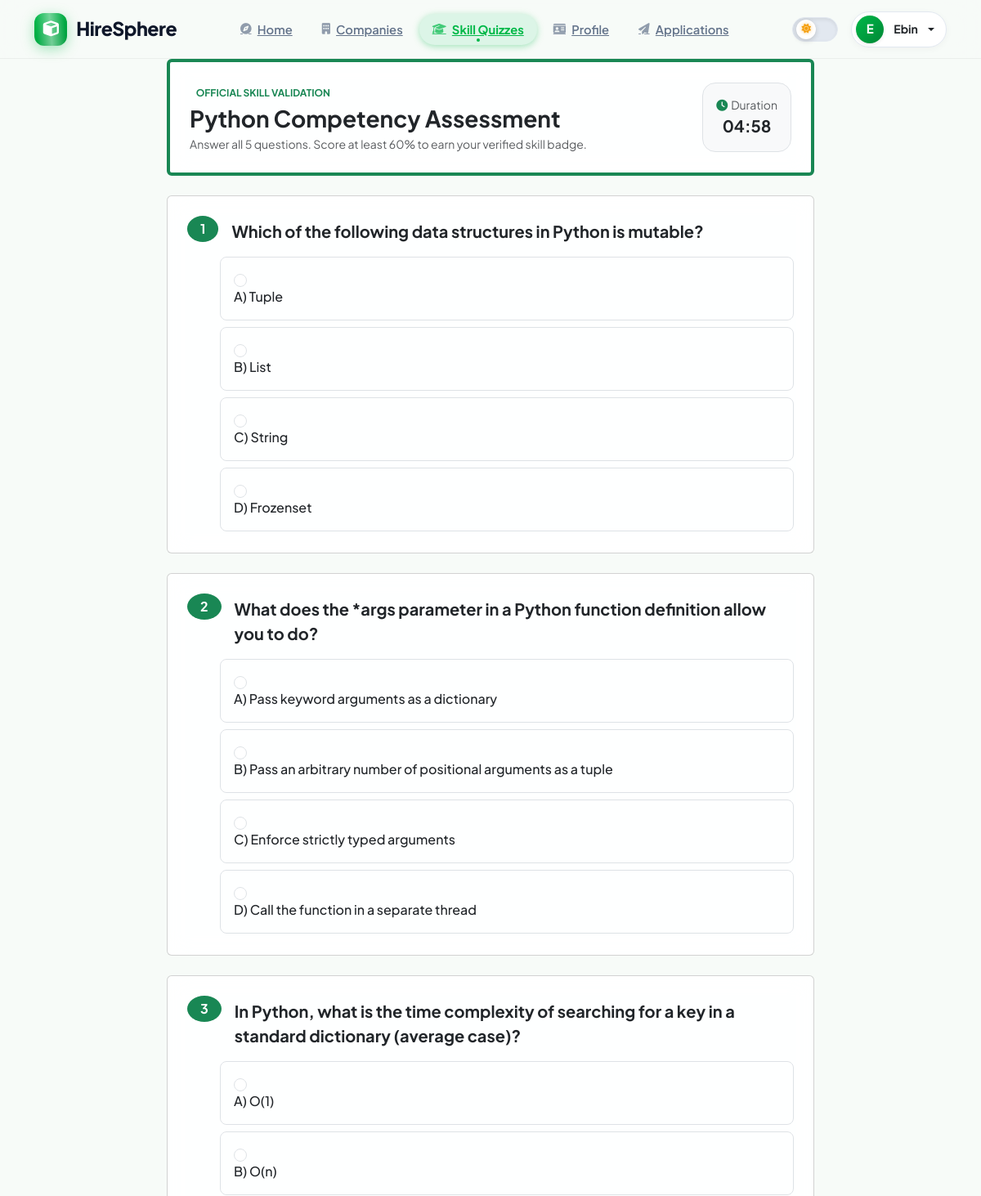
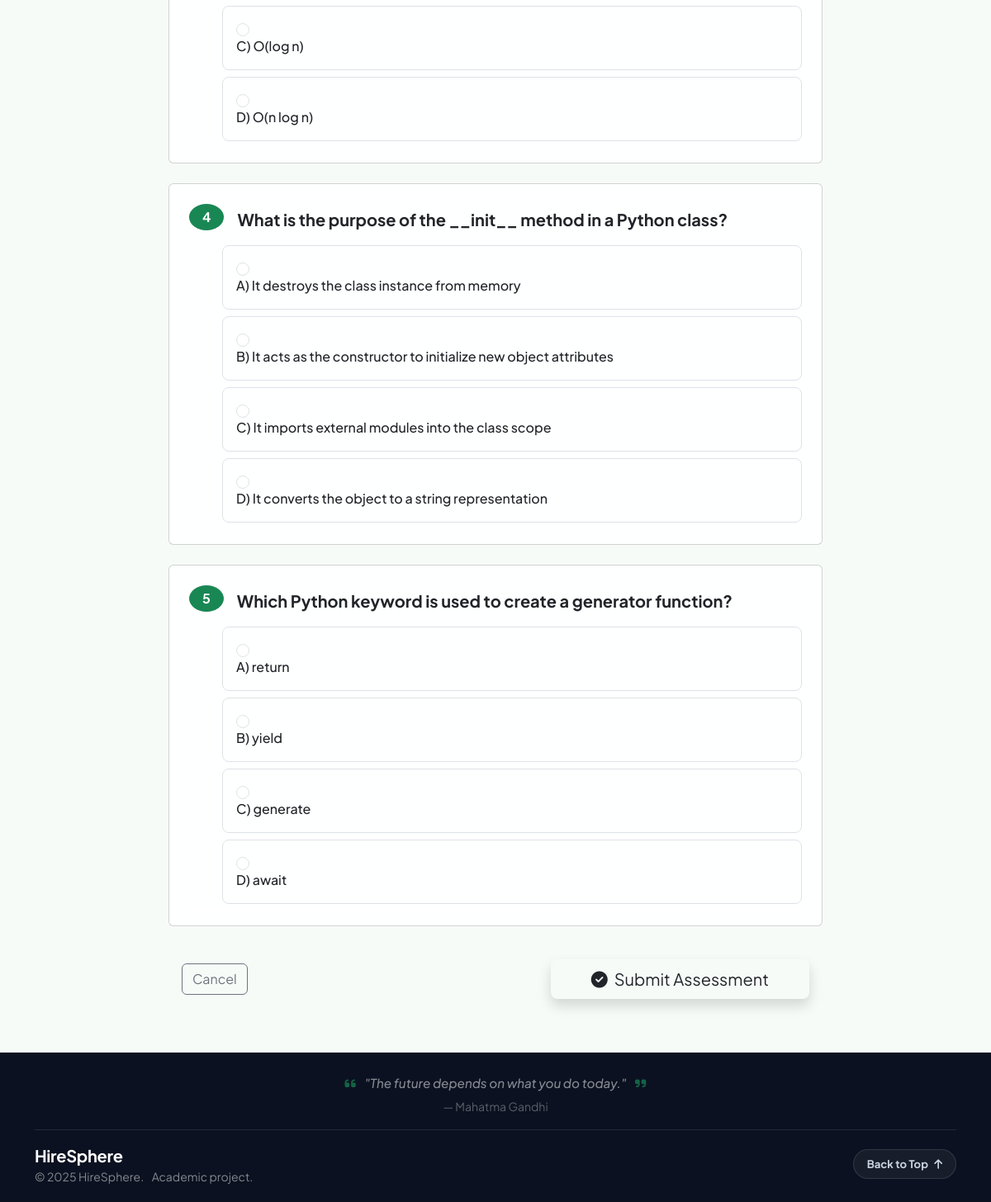
The page /users/quizzes/1/take/ (signed in) on the database its author committed (2 pictures, top to bottom).
### apps/users/models.py (models this page shows, shortened)
class User(AbstractUser):
    USER_TYPES = (
        ('seeker', 'Job Seeker'),
        ('company', 'Company Recruiter'),
        ('admin', 'Administrator'),
    )
    user_type = models.CharField(max_length=10, choices=USER_TYPES, default='seeker')
    phone = models.CharField(max_length=15, blank=True)
    profile_picture = models.ImageField(upload_to='profiles/', blank=True, null=True)
    headline = models.CharField(max_length=150, blank=True, default='')
    education = models.CharField(max_length=200, blank=True, default='')
    experience_years = models.IntegerField(default=0)
    skills = models.TextField(blank=True, default='', help_text="Comma-separated skills declared by user")
    location = models.CharField(max_length=100, blank=True, default='')
    bio = models.TextField(blank=True, default='')
    resume = models.FileField(upload_to='resumes/', blank=True, null=True)
    resume_score = models.IntegerField(default=0, help_text="ATS Quality Score 0-100")
    resume_feedback = models.TextField(blank=True, default='', help_text="Recommendations and suggestions")
    is_verified = models.BooleanField(default=False)
    date_verified = models.DateTimeField(null=True, blank=True)
    anonymous_in_screening = models.BooleanField(default=True, help_text="Hide personal identifiers during initial screening")

class QuizCategory(models.Model):
    name = models.CharField(max_length=100, unique=True)
    description = models.TextField(blank=True)
    icon = models.CharField(max_length=50, default="fa-code")
    passing_score = models.IntegerField(default=60, help_text="Passing percentage")
    class Meta:
        verbose_name_plural = "Quiz Categories"

class Question(models.Model):
    category = models.ForeignKey(QuizCategory, on_delete=models.CASCADE, related_name='questions')
    question = models.TextField()
    option1 = models.CharField(max_length=255)
    option2 = models.CharField(max_length=255)
    option3 = models.CharField(max_length=255)
    option4 = models.CharField(max_length=255)
    correct_answer = models.CharField(max_length=255)
    explanation = models.TextField(blank=True, default='')

### apps/users/views.py (the view, shortened to what this page needs)
# urls.py: path('quizzes/<int:category_id>/take/', views.take_quiz, name='take_quiz'),
@login_required
def take_quiz(request, category_id):
    category = get_object_or_404(QuizCategory, id=category_id)
    questions = list(category.questions.all())
    if not questions:
        messages.info(request, f'No questions available yet for {category.name}.')
        return redirect('users:quiz_catalog')
    return render(request, 'users/take_quiz.html', {
        'category': category,
        'questions': questions,
    })

### apps/users/templates/users/take_quiz.html (shortened to what this page needs)
{% extends 'base.html' %}
{% block content %}
<div class="row justify-content-center">
    <div class="col-lg-8">
        <div class="card card-custom p-4 mb-4 border-start border-4 border-success">
            <div class="d-flex flex-wrap justify-content-between align-items-center gap-3">
                <div>
                    <span class="badge bg-mint-subtle text-success fw-bold text-uppercase small mb-1">Official Skill Validation</span>
                    <h3 class="fw-bold mb-1">{{ category.name }} Competency Assessment</h3>
                    <p class="text-muted small mb-0">Answer all {{ questions|length }} questions. Score at least {{ category.passing_score }}% to earn your verified skill badge.</p>
                </div>
                <div class="bg-light p-3 rounded-4 border text-center">
                    <span class="small text-muted d-block"><i class="fas fa-clock text-success me-1"></i>Duration</span>
                    <span class="fw-bold fs-5 text-dark" id="quizTimer">05:00</span>
                </div>
            </div>
        </div>
        <form method="post" id="quizForm">
            {% for q in questions %}
            <div class="card card-custom p-4 mb-4">
                <div class="d-flex align-items-start gap-3 mb-3">
                    <span class="badge bg-success rounded-circle p-2 px-3 fw-bold fs-6">{{ forloop.counter }}</span>
                    <h5 class="fw-bold mb-0 pt-1 text-dark" style="line-height: 1.5;">{{ q.question }}</h5>
                </div>
                <div class="ms-md-4 ps-md-3">
                    <div class="form-check p-3 rounded-3 border mb-2 option-card">
                        <input class="form-check-input ms-0 me-3" type="radio" name="question_{{ q.id }}" id="q{{ q.id }}_opt1" value="{{ q.option1 }}" required>
                        <label class="form-check-label fw-medium w-100" for="q{{ q.id }}_opt1">
                            A) {{ q.option1 }}
                        </label>
                    </div>
                    <div class="form-check p-3 rounded-3 border mb-2 option-card">
                        <input class="form-check-input ms-0 me-3" type="radio" name="question_{{ q.id }}" id="q{{ q.id }}_opt2" value="{{ q.option2 }}">
                        <label class="form-check-label fw-medium w-100" for="q{{ q.id }}_opt2">
                            B) {{ q.option2 }}
                        </label>
                    </div>
                    <div class="form-check p-3 rounded-3 border mb-2 option-card">
                        <input class="form-check-input ms-0 me-3" type="radio" name="question_{{ q.id }}" id="q{{ q.id }}_opt3" value="{{ q.option3 }}">
                        <label class="form-check-label fw-medium w-100" for="q{{ q.id }}_opt3">
                            C) {{ q.option3 }}
                        </label>
                    </div>
                    <div class="form-check p-3 rounded-3 border option-card">
                        <input class="form-check-input ms-0 me-3" type="radio" name="question_{{ q.id }}" id="q{{ q.id }}_opt4" value="{{ q.option4 }}">
                        <label class="form-check-label fw-medium w-100" for="q{{ q.id }}_opt4">
                            D) {{ q.option4 }}
                        </label>
                    </div>
                </div>
            </div>
            {% endfor %}
            <div class="d-flex justify-content-between align-items-center p-3 mb-5">
                <a href="{% url 'users:quiz_catalog' %}" class="btn btn-outline-secondary" onclick="return confirm('Are you sure you want to cancel the assessment? Progress will be lost.')">Cancel</a>
                <button type="submit" class="btn btn-brand btn-lg px-5 shadow"><i class="fas fa-check-circle me-2"></i>Submit Assessment</button>
            </div>
        </form>
    </div>
</div>
{% endblock %}

### templates/base.html (shortened to what this page needs)
<!DOCTYPE html>
<html lang="en" data-theme="light">
<head>
    <link href="https://cdn.jsdelivr.net/npm/bootstrap@5.3.2/dist/css/bootstrap.min.css" rel="stylesheet">
    <link href="https://cdnjs.cloudflare.com/ajax/libs/font-awesome/6.5.1/css/all.min.css" rel="stylesheet">
</head>
<body>
{% block background_canvas %}
<div class="overall-3d-bg" id="overall3DContainer">
</div>
{% endblock background_canvas %}
{% block navbar %}
<nav class="navbar navbar-expand-lg navbar-hs">
    <div class="container">
        <a class="navbar-brand-hs" href="{% url 'jobs:home' %}">
            <div class="logo-icon"><i class="fas fa-cube"></i></div>
            <span>HireSphere</span>
        </a>
        <div class="collapse navbar-collapse" id="navMain">
            <ul class="navbar-nav mx-auto align-items-center gap-1 my-3 my-lg-0">
                <li class="nav-item">
                    <a class="nav-link-hs {% if request.resolver_match.url_name == 'home' %}active{% endif %}" href="{% url 'jobs:home' %}">
                        <i class="fas fa-compass"></i> Home
                    </a>
                </li>
                <li class="nav-item">
                    <a class="nav-link-hs {% if 'companies' in request.path %}active{% endif %}" href="{% url 'companies:directory' %}">
                        <i class="fas fa-building"></i> Companies
                    </a>
                </li>
                <li class="nav-item">
                    <a class="nav-link-hs {% if 'quizzes' in request.path %}active{% endif %}" href="{% url 'users:quiz_catalog' %}">
                        <i class="fas fa-graduation-cap"></i> Skill Quizzes
                    </a>
                </li>
                {% if user.is_authenticated and user.user_type == 'seeker' %}
                <li class="nav-item">
                    <a class="nav-link-hs {% if 'profile' in request.path %}active{% endif %}" href="{% url 'users:profile' %}">
                        <i class="fas fa-id-card"></i> Profile
                    </a>
                </li>
                <li class="nav-item">
                    <a class="nav-link-hs" href="{% url 'users:my_applications' %}">
                        <i class="fas fa-paper-plane"></i> Applications
                    </a>
                </li>
                {% endif %}
            </ul>
            <div class="d-flex align-items-center gap-2">
                <button class="theme-switch-pill me-2" id="themeToggleBtn" type="button" aria-label="Toggle Dark/Light Mode" title="Toggle Dark/Light Mode">
                    <span class="theme-switch-track">
                        <span class="theme-switch-thumb">
                            <i class="fas fa-sun icon-sun"></i>
                        </span>
                    </span>
                </button>
                {% if user.is_authenticated %}
                <div class="dropdown">
                    <a class="user-chip-btn text-decoration-none dropdown-toggle text-dark fw-bold" href="#" role="button" data-bs-toggle="dropdown">
                        {% if user.profile_picture %}
                            <img src="{{ user.profile_picture.url }}" class="rounded-circle border border-2 border-success" width="34" height="34" style="object-fit: cover;" alt="Avatar">
                        {% else %}
                            <div class="rounded-circle d-flex align-items-center justify-content-center text-white fw-bold shadow-sm" style="width: 34px; height: 34px; background: linear-gradient(135deg, var(--hs-green), #008736); font-size: 0.95rem;">
                                {{ user.first_name|default:user.username|slice:":1"|upper }}
                            </div>
                        {% endif %}
                        <span class="d-none d-sm-inline small ms-1">{{ user.first_name|default:user.username }}</span>
                    </a>
                </div>
                {% endif %}
            </div>
        </div>
    </div>
</nav>
{% endblock navbar %}
<main class="flex-grow-1 position-relative">
    {% block content %}{% endblock %}
</main>
{% block footer %}
<footer style="background-color: var(--footer-bg); border-top: 1px solid var(--hs-border); padding: 26px 0 20px 0; margin-top: auto; position: relative; z-index: 10;">
    <div class="container">
        <div class="text-center mb-3 pb-3 border-bottom border-secondary border-opacity-25">
            <p class="fst-italic text-white-50 mb-1" style="font-size: 0.95rem; font-weight: 500;">
                <i class="fas fa-quote-left text-success me-2" style="opacity: 0.7;"></i>
                <span id="footerCareerQuote">"The future depends on what you do today."</span>
                <i class="fas fa-quote-right text-success ms-2" style="opacity: 0.7;"></i>
            </p>
            <span class="small text-white-50" style="opacity: 0.65;" id="footerCareerAuthor">&mdash; Mahatma Gandhi</span>
        </div>
        <div class="d-flex flex-wrap justify-content-between align-items-center gap-3">
            <div>
                <div class="fw-bold text-white fs-5" style="letter-spacing: -0.3px;">HireSphere</div>
                <div class="text-white-50 small">&copy; 2025 HireSphere.&nbsp;&nbsp;&nbsp;&nbsp;Academic project.</div>
            </div>
            <div>
                <button type="button" class="back-to-top-btn" onclick="window.scrollTo({top: 0, behavior: 'smooth'});" aria-label="Back to Top">
                    <span>Back to Top</span>
                    <i class="fas fa-arrow-up"></i>
                </button>
            </div>
        </div>
    </div>
</footer>
{% endblock footer %}
</body>
</html>

### apps/users/templates/users/take_quiz.html (style rules this page uses)
.option-card { transition: all 0.2s ease; cursor: pointer; }

### rows shown on the page
User: first_name "E", first_name "Ebin"
QuizCategory: name "Python", passing_score "60"
Question: question "Which of the following data structures in Python is mutable?", option1 "Tuple", option2 "List", option3 "String", option4 "Frozenset"
Question: question "What does the *args parameter in a Python function definition allow you to do?", option1 "Pass keyword arguments as a dictionary", option2 "Pass an arbitrary number of positional arguments as a tuple", option3 "Enforce strictly typed arguments", option4 "Call the function in a separate thread"
Question: question "In Python, what is the time complexity of searching for a key in a standard dictionary (average case)?", option1 "O(1)", option2 "O(n)", option3 "O(log n)", option4 "O(n log n)"
Question: question "What is the purpose of the __init__ method in a Python class?", option1 "It destroys the class instance from memory", option2 "It acts as the constructor to initialize new object attributes", option3 "It imports external modules into the class scope", option4 "It converts the object to a string representation"
Question: question "Which Python keyword is used to create a generator function?", option1 "return", option2 "yield", option3 "generate", option4 "await"

### other values the page prints
{{ questions|length }} "5"
